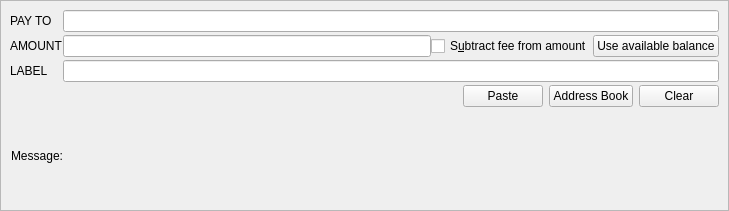
<?xml version="1.0" encoding="UTF-8"?>
<ui version="4.0">
 <class>SendCoinsEntry</class>
 <widget class="QStackedWidget" name="SendCoinsEntry">
  <property name="geometry">
   <rect>
    <x>0</x>
    <y>0</y>
    <width>729</width>
    <height>211</height>
   </rect>
  </property>
  <property name="focusPolicy">
   <enum>Qt::TabFocus</enum>
  </property>
  <property name="autoFillBackground">
   <bool>false</bool>
  </property>
  <widget class="QFrame" name="SendCoins">
   <property name="frameShape">
    <enum>QFrame::StyledPanel</enum>
   </property>
   <property name="frameShadow">
    <enum>QFrame::Sunken</enum>
   </property>
   <layout class="QGridLayout" name="gridLayout">
    <property name="horizontalSpacing">
     <number>0</number>
    </property>
    <property name="verticalSpacing">
     <number>3</number>
    </property>
    <item row="5" column="1">
     <layout class="QHBoxLayout" name="payToLayout">
      <property name="spacing">
       <number>6</number>
      </property>
      <item>
       <spacer name="horizontalSpacer">
        <property name="orientation">
         <enum>Qt::Horizontal</enum>
        </property>
        <property name="sizeHint" stdset="0">
         <size>
          <width>40</width>
          <height>20</height>
         </size>
        </property>
       </spacer>
      </item>
      <item>
       <widget class="QPushButton" name="pasteButton">
        <property name="text">
         <string>Paste</string>
        </property>
       </widget>
      </item>
      <item>
       <widget class="QPushButton" name="addressBookButton">
        <property name="text">
         <string>Address Book</string>
        </property>
       </widget>
      </item>
      <item>
       <widget class="QPushButton" name="deleteButton">
        <property name="text">
         <string>Clear</string>
        </property>
       </widget>
      </item>
     </layout>
    </item>
    <item row="6" column="1">
     <widget class="QLabel" name="messageTextLabel">
      <property name="toolTip">
       <string>A message that was attached to the PALLY1: URI which will be stored with the transaction for your reference. Note: This message will not be sent over the PALLY1 network.</string>
      </property>
      <property name="textFormat">
       <enum>Qt::PlainText</enum>
      </property>
     </widget>
    </item>
    <item row="6" column="0">
     <widget class="QLabel" name="messageLabel">
      <property name="text">
       <string>Message:</string>
      </property>
      <property name="alignment">
       <set>Qt::AlignRight|Qt::AlignTrailing|Qt::AlignVCenter</set>
      </property>
     </widget>
    </item>
    <item row="4" column="1">
     <widget class="QLineEdit" name="addAsLabel">
      <property name="sizePolicy">
       <sizepolicy hsizetype="Expanding" vsizetype="Fixed">
        <horstretch>0</horstretch>
        <verstretch>0</verstretch>
       </sizepolicy>
      </property>
      <property name="toolTip">
       <string>&lt;html&gt;&lt;head/&gt;&lt;body&gt;&lt;p&gt;Enter a label for this address to add it to the list of used addresses&lt;/p&gt;&lt;/body&gt;&lt;/html&gt;</string>
      </property>
     </widget>
    </item>
    <item row="0" column="0">
     <widget class="QLabel" name="payToLabel">
      <property name="text">
       <string>PAY TO</string>
      </property>
      <property name="alignment">
       <set>Qt::AlignLeading|Qt::AlignLeft|Qt::AlignVCenter</set>
      </property>
      <property name="buddy">
       <cstring>addAsLabel</cstring>
      </property>
     </widget>
    </item>
    <item row="4" column="0">
     <widget class="QLabel" name="labelLabel">
      <property name="text">
       <string>LABEL</string>
      </property>
      <property name="alignment">
       <set>Qt::AlignLeading|Qt::AlignLeft|Qt::AlignVCenter</set>
      </property>
      <property name="buddy">
       <cstring>payTo</cstring>
      </property>
     </widget>
    </item>
    <item row="2" column="0">
     <widget class="QLabel" name="amountLabel">
      <property name="text">
       <string>AMOUNT</string>
      </property>
      <property name="alignment">
       <set>Qt::AlignLeading|Qt::AlignLeft|Qt::AlignVCenter</set>
      </property>
      <property name="buddy">
       <cstring>payAmount</cstring>
      </property>
     </widget>
    </item>
    <item row="0" column="1">
     <widget class="QValidatedLineEdit" name="payTo">
      <property name="toolTip">
       <string>&lt;html&gt;&lt;head/&gt;&lt;body&gt;&lt;p&gt;The PALLY1 address to send the payment to&lt;/p&gt;&lt;/body&gt;&lt;/html&gt;</string>
      </property>
     </widget>
    </item>
    <item row="2" column="1">
     <layout class="QHBoxLayout" name="horizontalLayout">
      <item>
       <widget class="BitcoinAmountField" name="payAmount"/>
      </item>
      <item>
       <widget class="QCheckBox" name="checkboxSubtractFeeFromAmount">
        <property name="text">
         <string>S&amp;ubtract fee from amount</string>
        </property>
       </widget>
      </item>
      <item>
       <widget class="QPushButton" name="useAvailableBalanceButton">
        <property name="text">
         <string>Use available balance</string>
        </property>
       </widget>
      </item>
     </layout>
    </item>
   </layout>
  </widget>
  <widget class="QFrame" name="SendCoins_InsecurePaymentRequest">
   <property name="palette">
    <palette>
     <active>
      <colorrole role="WindowText">
       <brush brushstyle="SolidPattern">
        <color alpha="255">
         <red>0</red>
         <green>0</green>
         <blue>0</blue>
        </color>
       </brush>
      </colorrole>
      <colorrole role="Button">
       <brush brushstyle="SolidPattern">
        <color alpha="255">
         <red>255</red>
         <green>255</green>
         <blue>127</blue>
        </color>
       </brush>
      </colorrole>
      <colorrole role="Light">
       <brush brushstyle="SolidPattern">
        <color alpha="255">
         <red>255</red>
         <green>255</green>
         <blue>255</blue>
        </color>
       </brush>
      </colorrole>
      <colorrole role="Midlight">
       <brush brushstyle="SolidPattern">
        <color alpha="255">
         <red>255</red>
         <green>255</green>
         <blue>191</blue>
        </color>
       </brush>
      </colorrole>
      <colorrole role="Dark">
       <brush brushstyle="SolidPattern">
        <color alpha="255">
         <red>127</red>
         <green>127</green>
         <blue>63</blue>
        </color>
       </brush>
      </colorrole>
      <colorrole role="Mid">
       <brush brushstyle="SolidPattern">
        <color alpha="255">
         <red>170</red>
         <green>170</green>
         <blue>84</blue>
        </color>
       </brush>
      </colorrole>
      <colorrole role="Text">
       <brush brushstyle="SolidPattern">
        <color alpha="255">
         <red>0</red>
         <green>0</green>
         <blue>0</blue>
        </color>
       </brush>
      </colorrole>
      <colorrole role="BrightText">
       <brush brushstyle="SolidPattern">
        <color alpha="255">
         <red>255</red>
         <green>255</green>
         <blue>255</blue>
        </color>
       </brush>
      </colorrole>
      <colorrole role="ButtonText">
       <brush brushstyle="SolidPattern">
        <color alpha="255">
         <red>0</red>
         <green>0</green>
         <blue>0</blue>
        </color>
       </brush>
      </colorrole>
      <colorrole role="Base">
       <brush brushstyle="SolidPattern">
        <color alpha="255">
         <red>255</red>
         <green>255</green>
         <blue>255</blue>
        </color>
       </brush>
      </colorrole>
      <colorrole role="Window">
       <brush brushstyle="SolidPattern">
        <color alpha="255">
         <red>255</red>
         <green>255</green>
         <blue>127</blue>
        </color>
       </brush>
      </colorrole>
      <colorrole role="Shadow">
       <brush brushstyle="SolidPattern">
        <color alpha="255">
         <red>0</red>
         <green>0</green>
         <blue>0</blue>
        </color>
       </brush>
      </colorrole>
      <colorrole role="AlternateBase">
       <brush brushstyle="SolidPattern">
        <color alpha="255">
         <red>255</red>
         <green>255</green>
         <blue>191</blue>
        </color>
       </brush>
      </colorrole>
      <colorrole role="ToolTipBase">
       <brush brushstyle="SolidPattern">
        <color alpha="255">
         <red>255</red>
         <green>255</green>
         <blue>220</blue>
        </color>
       </brush>
      </colorrole>
      <colorrole role="ToolTipText">
       <brush brushstyle="SolidPattern">
        <color alpha="255">
         <red>0</red>
         <green>0</green>
         <blue>0</blue>
        </color>
       </brush>
      </colorrole>
     </active>
     <inactive>
      <colorrole role="WindowText">
       <brush brushstyle="SolidPattern">
        <color alpha="255">
         <red>0</red>
         <green>0</green>
         <blue>0</blue>
        </color>
       </brush>
      </colorrole>
      <colorrole role="Button">
       <brush brushstyle="SolidPattern">
        <color alpha="255">
         <red>255</red>
         <green>255</green>
         <blue>127</blue>
        </color>
       </brush>
      </colorrole>
      <colorrole role="Light">
       <brush brushstyle="SolidPattern">
        <color alpha="255">
         <red>255</red>
         <green>255</green>
         <blue>255</blue>
        </color>
       </brush>
      </colorrole>
      <colorrole role="Midlight">
       <brush brushstyle="SolidPattern">
        <color alpha="255">
         <red>255</red>
         <green>255</green>
         <blue>191</blue>
        </color>
       </brush>
      </colorrole>
      <colorrole role="Dark">
       <brush brushstyle="SolidPattern">
        <color alpha="255">
         <red>127</red>
         <green>127</green>
         <blue>63</blue>
        </color>
       </brush>
      </colorrole>
      <colorrole role="Mid">
       <brush brushstyle="SolidPattern">
        <color alpha="255">
         <red>170</red>
         <green>170</green>
         <blue>84</blue>
        </color>
       </brush>
      </colorrole>
      <colorrole role="Text">
       <brush brushstyle="SolidPattern">
        <color alpha="255">
         <red>0</red>
         <green>0</green>
         <blue>0</blue>
        </color>
       </brush>
      </colorrole>
      <colorrole role="BrightText">
       <brush brushstyle="SolidPattern">
        <color alpha="255">
         <red>255</red>
         <green>255</green>
         <blue>255</blue>
        </color>
       </brush>
      </colorrole>
      <colorrole role="ButtonText">
       <brush brushstyle="SolidPattern">
        <color alpha="255">
         <red>0</red>
         <green>0</green>
         <blue>0</blue>
        </color>
       </brush>
      </colorrole>
      <colorrole role="Base">
       <brush brushstyle="SolidPattern">
        <color alpha="255">
         <red>255</red>
         <green>255</green>
         <blue>255</blue>
        </color>
       </brush>
      </colorrole>
      <colorrole role="Window">
       <brush brushstyle="SolidPattern">
        <color alpha="255">
         <red>255</red>
         <green>255</green>
         <blue>127</blue>
        </color>
       </brush>
      </colorrole>
      <colorrole role="Shadow">
       <brush brushstyle="SolidPattern">
        <color alpha="255">
         <red>0</red>
         <green>0</green>
         <blue>0</blue>
        </color>
       </brush>
      </colorrole>
      <colorrole role="AlternateBase">
       <brush brushstyle="SolidPattern">
        <color alpha="255">
         <red>255</red>
         <green>255</green>
         <blue>191</blue>
        </color>
       </brush>
      </colorrole>
      <colorrole role="ToolTipBase">
       <brush brushstyle="SolidPattern">
        <color alpha="255">
         <red>255</red>
         <green>255</green>
         <blue>220</blue>
        </color>
       </brush>
      </colorrole>
      <colorrole role="ToolTipText">
       <brush brushstyle="SolidPattern">
        <color alpha="255">
         <red>0</red>
         <green>0</green>
         <blue>0</blue>
        </color>
       </brush>
      </colorrole>
     </inactive>
     <disabled>
      <colorrole role="WindowText">
       <brush brushstyle="SolidPattern">
        <color alpha="255">
         <red>127</red>
         <green>127</green>
         <blue>63</blue>
        </color>
       </brush>
      </colorrole>
      <colorrole role="Button">
       <brush brushstyle="SolidPattern">
        <color alpha="255">
         <red>255</red>
         <green>255</green>
         <blue>127</blue>
        </color>
       </brush>
      </colorrole>
      <colorrole role="Light">
       <brush brushstyle="SolidPattern">
        <color alpha="255">
         <red>255</red>
         <green>255</green>
         <blue>255</blue>
        </color>
       </brush>
      </colorrole>
      <colorrole role="Midlight">
       <brush brushstyle="SolidPattern">
        <color alpha="255">
         <red>255</red>
         <green>255</green>
         <blue>191</blue>
        </color>
       </brush>
      </colorrole>
      <colorrole role="Dark">
       <brush brushstyle="SolidPattern">
        <color alpha="255">
         <red>127</red>
         <green>127</green>
         <blue>63</blue>
        </color>
       </brush>
      </colorrole>
      <colorrole role="Mid">
       <brush brushstyle="SolidPattern">
        <color alpha="255">
         <red>170</red>
         <green>170</green>
         <blue>84</blue>
        </color>
       </brush>
      </colorrole>
      <colorrole role="Text">
       <brush brushstyle="SolidPattern">
        <color alpha="255">
         <red>127</red>
         <green>127</green>
         <blue>63</blue>
        </color>
       </brush>
      </colorrole>
      <colorrole role="BrightText">
       <brush brushstyle="SolidPattern">
        <color alpha="255">
         <red>255</red>
         <green>255</green>
         <blue>255</blue>
        </color>
       </brush>
      </colorrole>
      <colorrole role="ButtonText">
       <brush brushstyle="SolidPattern">
        <color alpha="255">
         <red>127</red>
         <green>127</green>
         <blue>63</blue>
        </color>
       </brush>
      </colorrole>
      <colorrole role="Base">
       <brush brushstyle="SolidPattern">
        <color alpha="255">
         <red>255</red>
         <green>255</green>
         <blue>127</blue>
        </color>
       </brush>
      </colorrole>
      <colorrole role="Window">
       <brush brushstyle="SolidPattern">
        <color alpha="255">
         <red>255</red>
         <green>255</green>
         <blue>127</blue>
        </color>
       </brush>
      </colorrole>
      <colorrole role="Shadow">
       <brush brushstyle="SolidPattern">
        <color alpha="255">
         <red>0</red>
         <green>0</green>
         <blue>0</blue>
        </color>
       </brush>
      </colorrole>
      <colorrole role="AlternateBase">
       <brush brushstyle="SolidPattern">
        <color alpha="255">
         <red>255</red>
         <green>255</green>
         <blue>127</blue>
        </color>
       </brush>
      </colorrole>
      <colorrole role="ToolTipBase">
       <brush brushstyle="SolidPattern">
        <color alpha="255">
         <red>255</red>
         <green>255</green>
         <blue>220</blue>
        </color>
       </brush>
      </colorrole>
      <colorrole role="ToolTipText">
       <brush brushstyle="SolidPattern">
        <color alpha="255">
         <red>0</red>
         <green>0</green>
         <blue>0</blue>
        </color>
       </brush>
      </colorrole>
     </disabled>
    </palette>
   </property>
   <property name="toolTip">
    <string>This is an unverified payment request.</string>
   </property>
   <property name="autoFillBackground">
    <bool>true</bool>
   </property>
   <property name="frameShape">
    <enum>QFrame::StyledPanel</enum>
   </property>
   <property name="frameShadow">
    <enum>QFrame::Sunken</enum>
   </property>
   <layout class="QGridLayout" name="gridLayout_is">
    <property name="spacing">
     <number>12</number>
    </property>
    <item row="0" column="0">
     <widget class="QLabel" name="payToLabel_is">
      <property name="text">
       <string>Pay To:</string>
      </property>
      <property name="alignment">
       <set>Qt::AlignRight|Qt::AlignTrailing|Qt::AlignVCenter</set>
      </property>
     </widget>
    </item>
    <item row="0" column="1">
     <layout class="QHBoxLayout" name="payToLayout_is">
      <property name="spacing">
       <number>0</number>
      </property>
      <item>
       <widget class="QLabel" name="payTo_is"/>
      </item>
      <item>
       <widget class="QToolButton" name="deleteButton_is">
        <property name="toolTip">
         <string>Remove this entry</string>
        </property>
        <property name="text">
         <string/>
        </property>
        <property name="icon">
         <iconset>
          <normaloff>:/icons/remove</normaloff>:/icons/remove</iconset>
        </property>
       </widget>
      </item>
     </layout>
    </item>
    <item row="1" column="0">
     <widget class="QLabel" name="memoLabel_is">
      <property name="text">
       <string>Memo:</string>
      </property>
      <property name="alignment">
       <set>Qt::AlignRight|Qt::AlignTrailing|Qt::AlignVCenter</set>
      </property>
     </widget>
    </item>
    <item row="1" column="1">
     <widget class="QLabel" name="memoTextLabel_is">
      <property name="textFormat">
       <enum>Qt::PlainText</enum>
      </property>
     </widget>
    </item>
    <item row="2" column="0">
     <widget class="QLabel" name="amountLabel_is">
      <property name="text">
       <string>A&amp;mount:</string>
      </property>
      <property name="alignment">
       <set>Qt::AlignRight|Qt::AlignTrailing|Qt::AlignVCenter</set>
      </property>
      <property name="buddy">
       <cstring>payAmount_is</cstring>
      </property>
     </widget>
    </item>
    <item row="2" column="1">
     <widget class="BitcoinAmountField" name="payAmount_is">
      <property name="acceptDrops">
       <bool>false</bool>
      </property>
     </widget>
    </item>
   </layout>
  </widget>
  <widget class="QFrame" name="SendCoins_SecurePaymentRequest">
   <property name="palette">
    <palette>
     <active>
      <colorrole role="WindowText">
       <brush brushstyle="SolidPattern">
        <color alpha="255">
         <red>0</red>
         <green>0</green>
         <blue>0</blue>
        </color>
       </brush>
      </colorrole>
      <colorrole role="Button">
       <brush brushstyle="SolidPattern">
        <color alpha="255">
         <red>140</red>
         <green>232</green>
         <blue>119</blue>
        </color>
       </brush>
      </colorrole>
      <colorrole role="Light">
       <brush brushstyle="SolidPattern">
        <color alpha="255">
         <red>230</red>
         <green>255</green>
         <blue>224</blue>
        </color>
       </brush>
      </colorrole>
      <colorrole role="Midlight">
       <brush brushstyle="SolidPattern">
        <color alpha="255">
         <red>185</red>
         <green>243</green>
         <blue>171</blue>
        </color>
       </brush>
      </colorrole>
      <colorrole role="Dark">
       <brush brushstyle="SolidPattern">
        <color alpha="255">
         <red>70</red>
         <green>116</green>
         <blue>59</blue>
        </color>
       </brush>
      </colorrole>
      <colorrole role="Mid">
       <brush brushstyle="SolidPattern">
        <color alpha="255">
         <red>93</red>
         <green>155</green>
         <blue>79</blue>
        </color>
       </brush>
      </colorrole>
      <colorrole role="Text">
       <brush brushstyle="SolidPattern">
        <color alpha="255">
         <red>0</red>
         <green>0</green>
         <blue>0</blue>
        </color>
       </brush>
      </colorrole>
      <colorrole role="BrightText">
       <brush brushstyle="SolidPattern">
        <color alpha="255">
         <red>155</red>
         <green>255</green>
         <blue>147</blue>
        </color>
       </brush>
      </colorrole>
      <colorrole role="ButtonText">
       <brush brushstyle="SolidPattern">
        <color alpha="255">
         <red>0</red>
         <green>0</green>
         <blue>0</blue>
        </color>
       </brush>
      </colorrole>
      <colorrole role="Base">
       <brush brushstyle="SolidPattern">
        <color alpha="255">
         <red>119</red>
         <green>255</green>
         <blue>233</blue>
        </color>
       </brush>
      </colorrole>
      <colorrole role="Window">
       <brush brushstyle="SolidPattern">
        <color alpha="255">
         <red>140</red>
         <green>232</green>
         <blue>119</blue>
        </color>
       </brush>
      </colorrole>
      <colorrole role="Shadow">
       <brush brushstyle="SolidPattern">
        <color alpha="255">
         <red>0</red>
         <green>0</green>
         <blue>0</blue>
        </color>
       </brush>
      </colorrole>
      <colorrole role="AlternateBase">
       <brush brushstyle="SolidPattern">
        <color alpha="255">
         <red>197</red>
         <green>243</green>
         <blue>187</blue>
        </color>
       </brush>
      </colorrole>
      <colorrole role="NoRole">
       <brush brushstyle="SolidPattern">
        <color alpha="255">
         <red>125</red>
         <green>194</green>
         <blue>122</blue>
        </color>
       </brush>
      </colorrole>
      <colorrole role="ToolTipBase">
       <brush brushstyle="SolidPattern">
        <color alpha="255">
         <red>255</red>
         <green>255</green>
         <blue>220</blue>
        </color>
       </brush>
      </colorrole>
      <colorrole role="ToolTipText">
       <brush brushstyle="SolidPattern">
        <color alpha="255">
         <red>0</red>
         <green>0</green>
         <blue>0</blue>
        </color>
       </brush>
      </colorrole>
     </active>
     <inactive>
      <colorrole role="WindowText">
       <brush brushstyle="SolidPattern">
        <color alpha="255">
         <red>0</red>
         <green>0</green>
         <blue>0</blue>
        </color>
       </brush>
      </colorrole>
      <colorrole role="Button">
       <brush brushstyle="SolidPattern">
        <color alpha="255">
         <red>140</red>
         <green>232</green>
         <blue>119</blue>
        </color>
       </brush>
      </colorrole>
      <colorrole role="Light">
       <brush brushstyle="SolidPattern">
        <color alpha="255">
         <red>230</red>
         <green>255</green>
         <blue>224</blue>
        </color>
       </brush>
      </colorrole>
      <colorrole role="Midlight">
       <brush brushstyle="SolidPattern">
        <color alpha="255">
         <red>185</red>
         <green>243</green>
         <blue>171</blue>
        </color>
       </brush>
      </colorrole>
      <colorrole role="Dark">
       <brush brushstyle="SolidPattern">
        <color alpha="255">
         <red>70</red>
         <green>116</green>
         <blue>59</blue>
        </color>
       </brush>
      </colorrole>
      <colorrole role="Mid">
       <brush brushstyle="SolidPattern">
        <color alpha="255">
         <red>93</red>
         <green>155</green>
         <blue>79</blue>
        </color>
       </brush>
      </colorrole>
      <colorrole role="Text">
       <brush brushstyle="SolidPattern">
        <color alpha="255">
         <red>0</red>
         <green>0</green>
         <blue>0</blue>
        </color>
       </brush>
      </colorrole>
      <colorrole role="BrightText">
       <brush brushstyle="SolidPattern">
        <color alpha="255">
         <red>155</red>
         <green>255</green>
         <blue>147</blue>
        </color>
       </brush>
      </colorrole>
      <colorrole role="ButtonText">
       <brush brushstyle="SolidPattern">
        <color alpha="255">
         <red>0</red>
         <green>0</green>
         <blue>0</blue>
        </color>
       </brush>
      </colorrole>
      <colorrole role="Base">
       <brush brushstyle="SolidPattern">
        <color alpha="255">
         <red>119</red>
         <green>255</green>
         <blue>233</blue>
        </color>
       </brush>
      </colorrole>
      <colorrole role="Window">
       <brush brushstyle="SolidPattern">
        <color alpha="255">
         <red>140</red>
         <green>232</green>
         <blue>119</blue>
        </color>
       </brush>
      </colorrole>
      <colorrole role="Shadow">
       <brush brushstyle="SolidPattern">
        <color alpha="255">
         <red>0</red>
         <green>0</green>
         <blue>0</blue>
        </color>
       </brush>
      </colorrole>
      <colorrole role="AlternateBase">
       <brush brushstyle="SolidPattern">
        <color alpha="255">
         <red>197</red>
         <green>243</green>
         <blue>187</blue>
        </color>
       </brush>
      </colorrole>
      <colorrole role="NoRole">
       <brush brushstyle="SolidPattern">
        <color alpha="255">
         <red>125</red>
         <green>194</green>
         <blue>122</blue>
        </color>
       </brush>
      </colorrole>
      <colorrole role="ToolTipBase">
       <brush brushstyle="SolidPattern">
        <color alpha="255">
         <red>255</red>
         <green>255</green>
         <blue>220</blue>
        </color>
       </brush>
      </colorrole>
      <colorrole role="ToolTipText">
       <brush brushstyle="SolidPattern">
        <color alpha="255">
         <red>0</red>
         <green>0</green>
         <blue>0</blue>
        </color>
       </brush>
      </colorrole>
     </inactive>
     <disabled>
      <colorrole role="WindowText">
       <brush brushstyle="SolidPattern">
        <color alpha="255">
         <red>70</red>
         <green>116</green>
         <blue>59</blue>
        </color>
       </brush>
      </colorrole>
      <colorrole role="Button">
       <brush brushstyle="SolidPattern">
        <color alpha="255">
         <red>140</red>
         <green>232</green>
         <blue>119</blue>
        </color>
       </brush>
      </colorrole>
      <colorrole role="Light">
       <brush brushstyle="SolidPattern">
        <color alpha="255">
         <red>230</red>
         <green>255</green>
         <blue>224</blue>
        </color>
       </brush>
      </colorrole>
      <colorrole role="Midlight">
       <brush brushstyle="SolidPattern">
        <color alpha="255">
         <red>185</red>
         <green>243</green>
         <blue>171</blue>
        </color>
       </brush>
      </colorrole>
      <colorrole role="Dark">
       <brush brushstyle="SolidPattern">
        <color alpha="255">
         <red>70</red>
         <green>116</green>
         <blue>59</blue>
        </color>
       </brush>
      </colorrole>
      <colorrole role="Mid">
       <brush brushstyle="SolidPattern">
        <color alpha="255">
         <red>93</red>
         <green>155</green>
         <blue>79</blue>
        </color>
       </brush>
      </colorrole>
      <colorrole role="Text">
       <brush brushstyle="SolidPattern">
        <color alpha="255">
         <red>70</red>
         <green>116</green>
         <blue>59</blue>
        </color>
       </brush>
      </colorrole>
      <colorrole role="BrightText">
       <brush brushstyle="SolidPattern">
        <color alpha="255">
         <red>155</red>
         <green>255</green>
         <blue>147</blue>
        </color>
       </brush>
      </colorrole>
      <colorrole role="ButtonText">
       <brush brushstyle="SolidPattern">
        <color alpha="255">
         <red>70</red>
         <green>116</green>
         <blue>59</blue>
        </color>
       </brush>
      </colorrole>
      <colorrole role="Base">
       <brush brushstyle="SolidPattern">
        <color alpha="255">
         <red>140</red>
         <green>232</green>
         <blue>119</blue>
        </color>
       </brush>
      </colorrole>
      <colorrole role="Window">
       <brush brushstyle="SolidPattern">
        <color alpha="255">
         <red>140</red>
         <green>232</green>
         <blue>119</blue>
        </color>
       </brush>
      </colorrole>
      <colorrole role="Shadow">
       <brush brushstyle="SolidPattern">
        <color alpha="255">
         <red>0</red>
         <green>0</green>
         <blue>0</blue>
        </color>
       </brush>
      </colorrole>
      <colorrole role="AlternateBase">
       <brush brushstyle="SolidPattern">
        <color alpha="255">
         <red>140</red>
         <green>232</green>
         <blue>119</blue>
        </color>
       </brush>
      </colorrole>
      <colorrole role="NoRole">
       <brush brushstyle="SolidPattern">
        <color alpha="255">
         <red>125</red>
         <green>194</green>
         <blue>122</blue>
        </color>
       </brush>
      </colorrole>
      <colorrole role="ToolTipBase">
       <brush brushstyle="SolidPattern">
        <color alpha="255">
         <red>255</red>
         <green>255</green>
         <blue>220</blue>
        </color>
       </brush>
      </colorrole>
      <colorrole role="ToolTipText">
       <brush brushstyle="SolidPattern">
        <color alpha="255">
         <red>0</red>
         <green>0</green>
         <blue>0</blue>
        </color>
       </brush>
      </colorrole>
     </disabled>
    </palette>
   </property>
   <property name="toolTip">
    <string>This is a verified payment request.</string>
   </property>
   <property name="autoFillBackground">
    <bool>true</bool>
   </property>
   <property name="frameShape">
    <enum>QFrame::StyledPanel</enum>
   </property>
   <property name="frameShadow">
    <enum>QFrame::Sunken</enum>
   </property>
   <layout class="QGridLayout" name="gridLayout_s">
    <property name="spacing">
     <number>12</number>
    </property>
    <item row="0" column="0">
     <widget class="QLabel" name="payToLabel_s">
      <property name="text">
       <string>Pay To:</string>
      </property>
      <property name="alignment">
       <set>Qt::AlignRight|Qt::AlignTrailing|Qt::AlignVCenter</set>
      </property>
     </widget>
    </item>
    <item row="0" column="1">
     <layout class="QHBoxLayout" name="payToLayout_s">
      <property name="spacing">
       <number>0</number>
      </property>
      <item>
       <widget class="QLabel" name="payTo_s">
        <property name="textFormat">
         <enum>Qt::PlainText</enum>
        </property>
       </widget>
      </item>
      <item>
       <widget class="QToolButton" name="deleteButton_s">
        <property name="toolTip">
         <string>Remove this entry</string>
        </property>
        <property name="text">
         <string/>
        </property>
        <property name="icon">
         <iconset>
          <normaloff>:/icons/remove</normaloff>:/icons/remove</iconset>
        </property>
       </widget>
      </item>
     </layout>
    </item>
    <item row="1" column="0">
     <widget class="QLabel" name="memoLabel_s">
      <property name="text">
       <string>Memo:</string>
      </property>
      <property name="alignment">
       <set>Qt::AlignRight|Qt::AlignTrailing|Qt::AlignVCenter</set>
      </property>
     </widget>
    </item>
    <item row="1" column="1">
     <widget class="QLabel" name="memoTextLabel_s">
      <property name="textFormat">
       <enum>Qt::PlainText</enum>
      </property>
     </widget>
    </item>
    <item row="2" column="0">
     <widget class="QLabel" name="amountLabel_s">
      <property name="text">
       <string>A&amp;mount:</string>
      </property>
      <property name="alignment">
       <set>Qt::AlignRight|Qt::AlignTrailing|Qt::AlignVCenter</set>
      </property>
      <property name="buddy">
       <cstring>payAmount_s</cstring>
      </property>
     </widget>
    </item>
    <item row="2" column="1">
     <widget class="BitcoinAmountField" name="payAmount_s">
      <property name="acceptDrops">
       <bool>false</bool>
      </property>
     </widget>
    </item>
   </layout>
  </widget>
 </widget>
 <customwidgets>
  <customwidget>
   <class>QValidatedLineEdit</class>
   <extends>QLineEdit</extends>
   <header>qt/qvalidatedlineedit.h</header>
  </customwidget>
  <customwidget>
   <class>BitcoinAmountField</class>
   <extends>QLineEdit</extends>
   <header>qt/bitcoinamountfield.h</header>
   <container>1</container>
  </customwidget>
 </customwidgets>
 <tabstops>
  <tabstop>payAmount_is</tabstop>
  <tabstop>deleteButton_is</tabstop>
  <tabstop>payAmount_s</tabstop>
  <tabstop>deleteButton_s</tabstop>
 </tabstops>
 <resources/>
 <connections/>
</ui>
